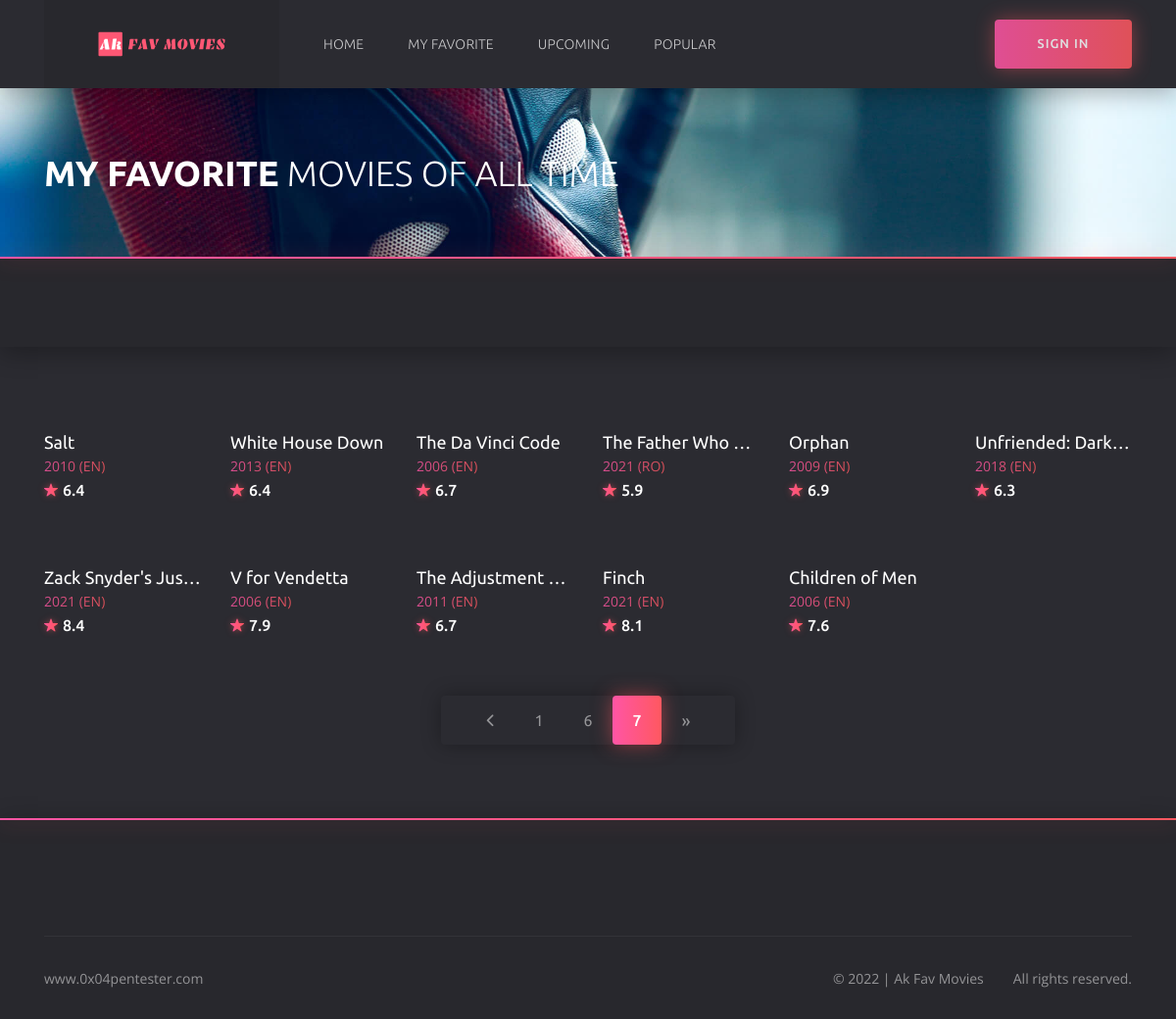
The page /favorite?page=7 on the database as committed earlier.
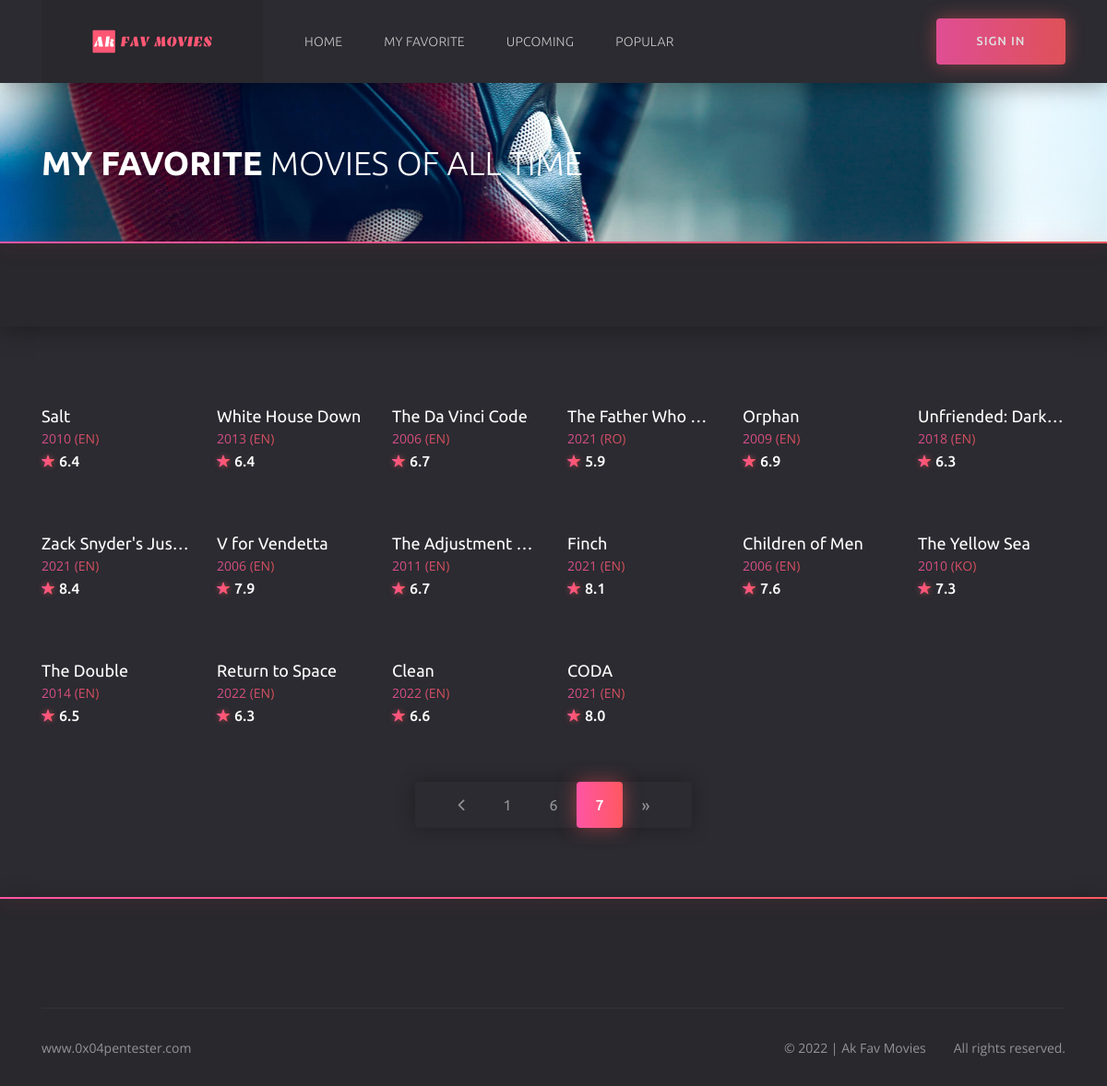
The same page on the database as committed later.
### models.py (models this page shows)
class Movie(db.Model):
    __tablename__ = "movies"
    id = db.Column(db.Integer, primary_key=True)
    org_id = db.Column(db.Integer, nullable=False)
    title = db.Column(db.String(250), unique=True, nullable=False)
    release_date = db.Column(db.Integer, nullable=False)
    runtime = db.Column(db.Integer, nullable=False)
    tagline = db.Column(db.String(100), nullable=False)
    overview = db.Column(db.String(2500), nullable=False)
    vote_average = db.Column(db.Float, nullable=False)
    ranking = db.Column(db.Float, nullable=False)
    genres = db.Column(db.String(50), nullable=False)
    original_language = db.Column(db.String(10), nullable=False)
    poster_path = db.Column(db.String(250), nullable=False)
    backdrop_path = db.Column(db.String(250), nullable=False)

### routes.py (the view)
@csrf.exempt
@app.route('/favorite', methods=['GET'])
def favorite():
    page = request.args.get('page', 1, type=int)
    if request.method == 'GET':
        all_movie = Movie.query.paginate(page=page, per_page=ROWS_PER_PAGE)
        if len(all_movie.items) > 0:
            return render_template('favorite.html', current_user=current_user, all_movie=all_movie)
        return redirect(url_for('index'))
    return redirect(url_for('index'))

### routes.py (called while the page is built)
@app.context_processor
def inject_now():
    return {'now': dt.datetime.utcnow()}

@app.after_request
def apply_caching(response):
    response.headers["HTTP-HEADER"] = "VALUE"
    response.headers["X-Frame-Options"] = "SAMEORIGIN"
    response.headers['X-XSS-Protection'] = '1; mode=block'
    response.headers['X-Content-Type-Options'] = 'nosniff'
    response.headers['Strict-Transport-Security'] = 'max-age=31536000'  # includeSubDomains
    return response

### templates/favorite.html (shortened to what this page needs)
{% extends 'base.html' %}
	{% block header %}
		{% include 'header.html' %}
	{% endblock %}
{% block content %}
	<section class="section section--first section--bg" style="background: url(static/img/home/home__bg2.jpg) no-repeat center/cover">
		<div class="container">
			<div class="row">
				<div class="col-12">
					<div class="section__wrap">
						<h1 class="home__title"><b>My FAVORITE</b> MOVIES OF ALL TIME</h1>
					</div>
				</div>
			</div>
		</div>
	</section>
	<div class="filter">
		<div class="container">
			<div class="row">
				<div class="col-12">
					<div class="filter__content">
					</div>
				</div>
			</div>
		</div>
	</div>
	<div class="catalog">
		<div class="container">
			<div class="row">
				{% for movie in all_movie.items %}
				<div class="col-6 col-sm-4 col-lg-3 col-xl-2">
					<div class="card">
						<div class="card__cover">
						</div>
						<div class="card__content">
							<h3 class="card__title">
								<a href="{{ url_for('details', id=movie.org_id) }}">{{ movie.title }}</a>
							</h3>
							<span class="card__category">
								<a href="{{ url_for('details', id=movie.org_id) }}">{{ movie.release_date }} ({{ movie.original_language | upper }})</a>
							</span>
							<span class="card__rate"><i class="icon ion-ios-star"></i>{{ movie.vote_average }}</span>
						</div>
					</div>
				</div>
				{% endfor %}
				<div class="col-12">
					<ul class="paginator">
						<li class="paginator__item paginator__item--prev">
							<a href="{{ url_for('favorite', page=all_movie.prev_num) }}">
									<i class="icon ion-ios-arrow-back
									"></i>
							</a>
						</li>
					{% for page_num in all_movie.iter_pages(left_edge=1, right_edge=1, left_current=1, right_current=1) %}
						{% if page_num %}
							{% if all_movie.page == page_num %}
								<li class="paginator__item paginator__item--active">
									<a href="{{ url_for('favorite', page=page_num) }}"
									   class="btn btn-dark">
										{{ page_num }}
									</a>
								</li>
							{% else %}
								<li class="paginator__item">
									<a href="{{ url_for('favorite', page=page_num) }}"
									   class="btn btn-outline-dark">
										{{ page_num }}
									</a>
								</li>
							{% endif %}
						{% endif %}
					{% endfor %}
						<li class="paginator__item paginator__item--next">
							<a href="{{ url_for('favorite', page=all_movie.next_num) }}"
							   class="btn btn-outline-dark
							   {% if all_movie.page == all_movie.pages %}disabled
							   {% endif %}">
								&raquo;
							</a>
						</li>
					</ul>
				</div>
			</div>
		</div>
	</div>
{% endblock %}
	{% block footer %}
		{% include "footer.html" %}
	{% endblock %}

### templates/base.html (shortened to what this page needs)
<!DOCTYPE html>
<html lang="en">
<head>
	<link rel="stylesheet" href="{{ url_for('static', filename='css/bootstrap-reboot.min.css') }}">
	<link rel="stylesheet" href="{{ url_for('static', filename='css/bootstrap-grid.min.css') }}">
	<link rel="stylesheet" href="{{ url_for('static', filename='css/owl.carousel.min.css') }}">
	<link rel="stylesheet" href="{{ url_for('static', filename='css/jquery.mCustomScrollbar.min.css') }}">
	<link rel="stylesheet" href="{{ url_for('static', filename='css/nouislider.min.css') }}">
	<link rel="stylesheet" href="{{ url_for('static', filename='css/ionicons.min.css') }}">
	<link rel="stylesheet" href="{{ url_for('static', filename='css/plyr.css') }}">
	<link rel="stylesheet" href="{{ url_for('static', filename='css/photoswipe.css') }}">
	<link rel="stylesheet" href="{{ url_for('static', filename='css/default-skin.css') }}">
	<link rel="stylesheet" href="{{ url_for('static', filename='css/main.css') }}">
</head>
<body class="body">
	{% block header %} {% endblock %}
	{% block content %} {% endblock %}
	{% block footer %} {% endblock %}
</body>
</html>

### templates/header.html (shortened to what this page needs)
	<header class="header">
		<div class="header__wrap">
			<div class="container">
				<div class="row">
					<div class="col-12">
						<div class="header__content">
							<a href="{{ url_for('index') }}" class="header__logo">
								<img src="{{ url_for('static', filename='img/logo.svg') }}" alt="">
							</a>
							<ul class="header__nav">
								<li class="header__nav-item">
									<a href="{{ url_for('index') }}" class="header__nav-link" >Home</a>
								</li>
								<li class="header__nav-item">
									<a href="{{ url_for('favorite')}}" class="header__nav-link">My Favorite</a>
								</li>
								<li class="header__nav-item">
									<a href="{{ url_for('upcoming')}}" class="header__nav-link">Upcoming</a>
								</li>
								<li class="header__nav-item">
									<a href="{{ url_for('popular')}}" class="header__nav-link">Popular</a>
								</li>
							</ul>
							<div class="header__auth">
								{% if not current_user.is_authenticated: %}
									<a href="{{ url_for('login') }}" class="header__sign-in">
										<span>sign in</span>
									</a>
								{% else: %}
									<a href="{{ url_for('logout') }}" class="header__sign-in">
										<i class="icon ion-ios-log-in"></i>
										<span>sign out</span>
									</a>
								{% endif %}
							</div>
						</div>
					</div>
				</div>
			</div>
		</div>
		<form action="#" class="header__search">
			<div class="container">
				<div class="row">
					<div class="col-12">
						<div class="header__search-content">
							<button type="button">search</button>
						</div>
					</div>
				</div>
			</div>
		</form>
	</header>

### templates/footer.html (shortened to what this page needs)
	<footer class="footer">
		<div class="container">
			<div class="row">
				<div class="col-12">
					<div class="footer__copyright">
						<small><a href="https://0x04pentester.com/" target="_blank">www.0x04pentester.com</a></small>
						<ul>
							<li><small>© {{ now.year }} | Ak Fav Movies</small></li>
							<li><small>All rights reserved.</small></li>
						</ul>
					</div>
				</div>
			</div>
		</div>
	</footer>

Rows that differ between the two databases and show on the page:
added Movie: title "The Yellow Sea", release_date "2010", original_language "KO", vote_average "7.3"
added Movie: title "The Double", release_date "2014", original_language "EN", vote_average "6.5"
added Movie: title "Return to Space", release_date "2022", original_language "EN", vote_average "6.3"
added Movie: title "Clean", release_date "2022", original_language "EN", vote_average "6.6"
added Movie: title "CODA", release_date "2021", original_language "EN", vote_average "8.0"
